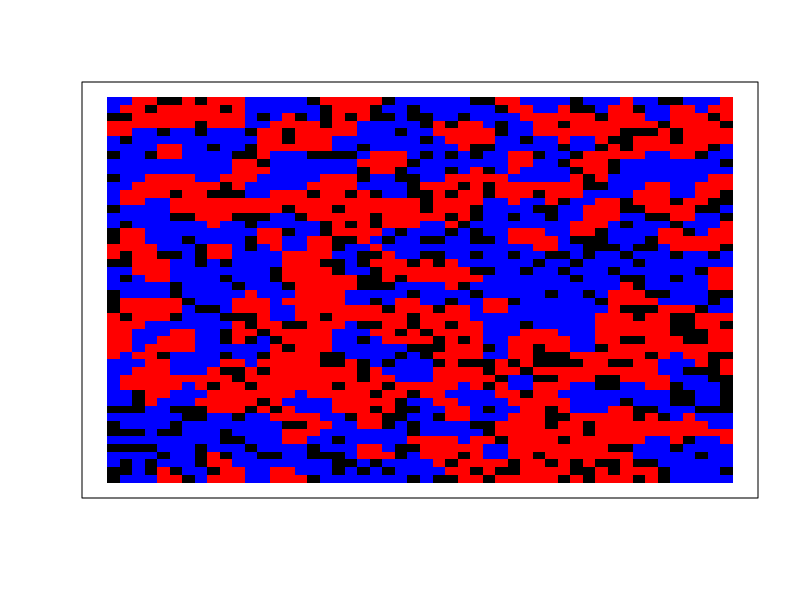
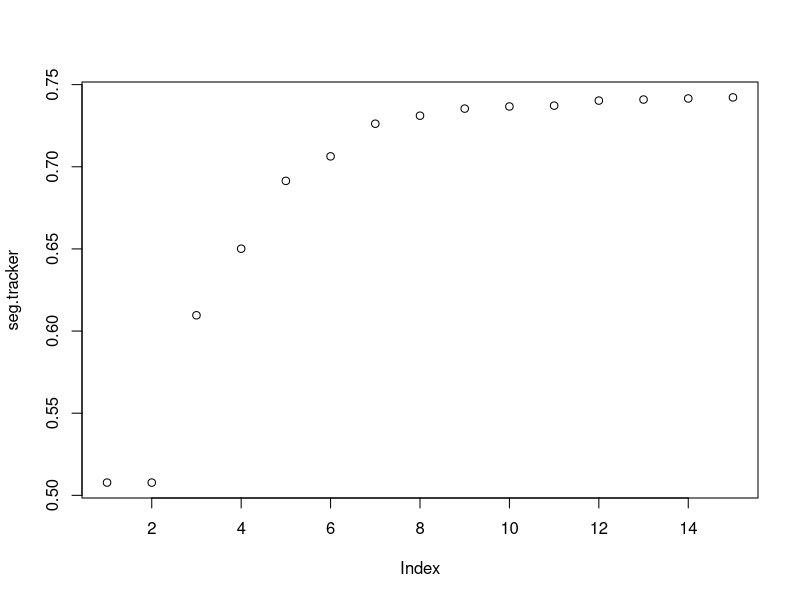

Here is the R script that generated these plots, in order:
# model parameters ####
rows <- 50 
cols <- 50
property.dist <- function(x) {
  return(x^(0.8))
}

proportion.group.1 <- .5 # proportion of red agents
empty <- .2 # proportion of grid that will be empty space
min.similarity <- 3/8 # minimum proportion of neighbors that are the same type to not move

# create.grid ####
# generates a rows x column matrix and randomly places the initial population
# values in the matrix are either 0, 1, or 2
# if 0, the space is empty
# 1 and 2 represent the two different groups
create.grid <- function(rows, cols, proportion.group.1, empty){
  pop.size.group.1 <- (rows*cols)*(1-empty)*proportion.group.1
  pop.size.group.2 <- (rows*cols)*(1-empty)*(1-proportion.group.1)
  
  initial.population <- sample(c(
    rep(1, pop.size.group.1), 
    rep(2, pop.size.group.2), 
    rep(0, (rows*cols)-pop.size.group.1-pop.size.group.2)
  ))
  grid <- matrix(initial.population, nrow=rows, ncol=cols)
}

# visualize.grid ####
# outputs a visualization of the grid, with red squares representing group 1,
# blue squares group 2, and black squares empty locations.
visualize.grid <- function(grid){
  image(grid, col=c('black','red','blue'), xaxs=NULL, yaxs=NULL, xaxt='n', yaxt='n')
}

# empty.locations ####
# returns all the locations in the grid that are empty
# output is an N x 2 array, with N equal to the number of empty locations
# the 2 columns contain the row and column of the empty location.
empty.locations <- function(grid){
  return(which(grid==0, arr.ind=T))
}

# similarity.to.center ####
# takes a grid and the center.val of that grid and returns
# the proportion of cells that are the same as the center,
# ignoring empty cells. the center.val must be specified
# manually in case the grid has an even number of rows or 
# columns
similarity.to.center <- function(grid.subset, center.val){
  if(center.val == 0){ return(NA) }
  same <- sum(grid.subset==center.val) - 1
  not.same <- sum(grid.subset!=center.val) - sum(grid.subset==0)
  return(same/(same+not.same))
}

# segregation ####
# computes the proportion of neighbors who are from the same group
segregation <- function(grid){
  same.count <- 0
  diff.count <- 0
  for(row in 1:(nrow(grid)-1)){
    for(col in 1:(ncol(grid)-1)){
      if(grid[row,col] != 0 && grid[row+1,col+1] != 0){
        if(grid[row,col] != grid[row+1,col+1]){
          diff.count <- diff.count + 1
        } else {
          same.count <- same.count + 1
        }
      }
    }
  }
  return(same.count / (same.count + diff.count))
}

# unhappy.agents ####
# takes a grid and a minimum similarity threshold and computes
# a list of all of the agents that are unhappy with their 
# current location. the output is N x 2, with N equal to the
# number of unhappy agents and the columns representing the 
# location (row, col) of the unhappy agent in the grid

unhappy.agents <- function(grid, min.similarity){
  grid.copy <- grid
  for(row in 1:rows){
    for(col in 1:cols){
      similarity.score <- similarity.to.center(grid[max(0, row-1):min(rows,row+1), max(0,col-1):min(cols,col+1)], grid[row,col])
      if(is.na(similarity.score)){
        grid.copy[row,col] <- NA
      } else {
        grid.copy[row,col] <- similarity.score >= min.similarity
      }
    }
  }
  return(which(grid.copy==FALSE, arr.ind = T))
}

# Assign property cost
assign.property.cost <- function(rows, cols, current.index, dist) {
  #calculate the center
  center <- c((rows%/%2),(cols%/%2))
  
  rowDif <- abs((center[1] - current.index[1]))
  colDif <- abs((center[2] - current.index[2]))
  unscalledDif <- rowDif + colDif
  scalledDif <- 1- (dist(unscalledDif)/(dist(cols)))
  #return function of the total difference
  return(scalledDif)
}
  
#Create property matrix
create.property.matrix <- function(rows, cols) {
  #initialize the property grid
  property.grid <<- matrix(nrow=rows, ncol=cols)
  #mutate it
  for(i in 1:rows) {
    for(j in 1:cols) {
      property.grid[i,j] <<- assign.property.cost(rows, cols, c(i,j), property.dist)
    }
  }
}



#Create a function to assign the disposable income 
assign.wealth <- function(distgrp1, distgrp2, type) {
  if(type==0){return(0)} 
  if(type==1){return(distgrp1)}
  if(type==2){return(distgrp2)}
  totalDif <- rowDif + colDif
}
 

#Create income matrix
create.income.matrix <- function(distgrp1, distgrp2, matrix) {
  #initialize the wealth grid
  wealth.grid <<- matrix
  #calculate the center
  for(i in 1:rows) {
    for(j in 1:cols) {
    wealth.grid[i,j] <<- assign.wealth(distgrp1, distgrp2, matrix[i,j])
    }
  }
}

# one.round ####
# runs a single round of the simulation. the round starts by finding
# all of the unhappy agents and empty spaces. then unhappy agents are randomly
# assigned to a new empty location. a new grid is generated to reflect all of
# the moves that took place.
one.round <- function(grid, min.similarity){
  #find all the empty spaces
  empty.spaces <- empty.locations(grid)
  #find all the unhappy agents
  unhappy <- unhappy.agents(grid, min.similarity)
  #shuffle empty spaces to create random assignement
  empty.spaces <- empty.spaces[sample(1:nrow(empty.spaces)), ]
  #go through the empty spaces list and assign an agent to each
  for(i in 1:nrow(empty.spaces)) {
    #if we run out of unhappy dudes we wanna end the for loop then
    if(i > nrow(unhappy)){
      break;
    }
    #make the switch by copying an unhappy index from grid to the corresponding
    #index in empty spaces. 
    grid[empty.spaces[i, 1], empty.spaces[i,2]] <- grid[unhappy[i,1], unhappy[i,2]]
    wealth.grid[empty.spaces[i, 1], empty.spaces[i,2]] <<- wealth.grid[unhappy[i,1], unhappy[i,2]]
    #
    grid[unhappy[i,1], unhappy[i,2]] <- 0
    wealth.grid[unhappy[i,1], unhappy[i,2]] <<- 0
  }
  return(grid)
}

# running the simulation ####
done <- FALSE # a variable to keep track of whether the simulation is complete
grid <- create.grid(rows, cols, proportion.group.1, empty)
seg.tracker <- c(segregation(grid)) # keeping a running tally of the segregation scores for each round
create.property.matrix(rows, cols)
create.income.matrix(rnorm(1,0,1), rnorm(1,0,1), grid)


while(!done){
  new.grid <- one.round(grid, min.similarity) # run one round of the simulation, and store output in new.grid
  seg.tracker <- c(seg.tracker, segregation(grid)) # calculate segregation score and add to running list
  if(all(new.grid == grid)){ # check if the new.grid is identical to the last grid
    done <- TRUE # if it is, simulation is over -- no agents want to move
  } else {
    grid <- new.grid # otherwise, replace grid with new.grid, and loop again.
  }
}
layout(1) # change graphics device to have two plots
visualize.grid(grid) # show resulting grid
plot(seg.tracker) # plot segregation over time
